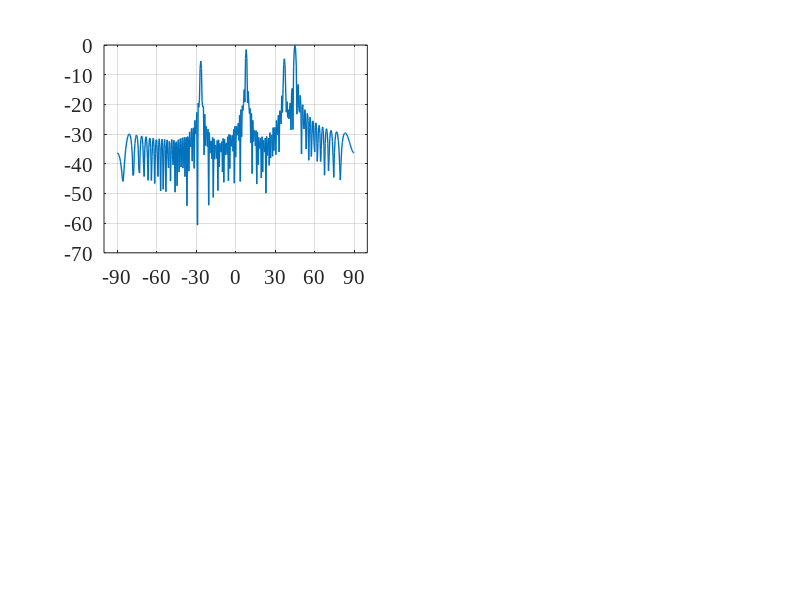

The MATLAB script that drew this image: (Note: this script raises an error after producing the figure.)
close all   % close all windows
clear       % clear workspace
clc         % clear command window
f=300e6;    %carrier frequency (Hz)
n=100;       %number of array elements
l=0.04*3e8/f;    %wave length (m)
sa=361;     %sampling
d=l/2;
p=0:d:d*(n-1);
angle=[-90,90];
angle_m=[-26.5 8 37 45
        -56.5 0 45 51.5
        -45 -4.5 23 39
        -51.5 -16 0 26.5];
Rat=[sqrt(1235.3) sqrt(3006.6) sqrt(1475.2) sqrt(4282.9)
    sqrt(1508.8) sqrt(2879.3) sqrt(935.6) sqrt(4676.3)
    sqrt(1852.5) sqrt(3224.9) sqrt(1110.7) sqrt(3811.8)
    sqrt(2590.2) sqrt(3409.3) sqrt(1042.8 ) sqrt(2957.7)]'; %ratio
s_m=size(angle_m,2);
theta_list = linspace(angle(1, 1), angle(1, 2), 361);
steering_matrixe=exp(-1j*p'*2*pi/l*sin(theta_list*pi/180));
for i=1:4
    m_steering(:,:,i)=exp(-1j*p'*2*pi/l*sin(angle_m(i,:)*pi/180));
    R=[m_steering(:,:,i)] * [m_steering(:,:,i)]'+eye(100);
    RRR=det(R);
    R_inv = pinv(R);
    C=[m_steering(:,:,i)];
    w(:,i)=R_inv*C/(C'*R_inv*C)*Rat(:,i);
end

for it = 1:sa
      a = steering_matrixe(:, it);
      bp1(1, it) = abs(w(:,1)' * a);
      bp2(1, it) = abs(w(:,2)' * a);
      bp3(1, it) = abs(w(:,3)' * a);
      bp4(1, it) = abs(w(:,4)' * a);
end
  % Normalize.
bp1 = 20 * log10(bp1 / max(bp1));
bp2 = 20 * log10(bp2 / max(bp2));
bp3 = 20 * log10(bp3 / max(bp3));
bp4 = 20 * log10(bp4 / max(bp4));

for i = 1:s_m
    gain_m1(1,i) = abs(w(:,1)' * (m_steering(:,i,1)*m_steering(:,i,1)')* w(:,1)) / abs(w(:,1)'*w(:,1));
end

for i = 1:s_m
     gain_m2(1,i) = abs(w(:,2)' * (m_steering(:,i,2)*m_steering(:,i,2)')* w(:,2)) / abs(w(:,2)'*w(:,2));
end

for i = 1:s_m
     gain_m3(1,i) = abs(w(:,3)' * (m_steering(:,i,3)*m_steering(:,i,3)')* w(:,3)) / abs(w(:,3)'*w(:,3));
end

for i = 1:s_m
     gain_m4(1,i) = abs(w(:,4)' * (m_steering(:,i,4)*m_steering(:,i,4)')* w(:,4)) / abs(w(:,4)'*w(:,4));
end
gain=[gain_m1;gain_m2;gain_m3;gain_m4];
disp(gain);

% iamge
figure('position',[150,100,1000,750]) % [x y width height]

subplot(2,2,1);
plot(theta_list,bp1,'LineWidth',1);
grid on;
hold on;
delta = (angle(1, 2) - angle(1, 1)) / 6;
set(gca, 'xlim',[angle(1,1)-10, angle(1, 2)+10],'FontSize',15,'FontName','Times New Roman');
set(gca, 'xtick',angle(1, 1):delta: angle(1, 2),'FontSize',15,'FontName','Times New Roman'); 
% position
    DB11=bp1(angle_m(1,1)/0.5+181);
    DB11=roundn(DB11,-2); 
    plot(angle_m(1,1),DB11,'r*')
    text(angle_m(1,1)-10,DB11+4,[num2str(DB11)],'FontSize',10,'FontName','Times New Roman')

    DB12=bp1(angle_m(1,2)/0.5+181);
    DB12=roundn(DB12,-2); 
    plot(angle_m(1,2),DB12,'r*')
    text(angle_m(1,2)-8,DB12+4,[num2str(DB12)],'FontSize',10,'FontName','Times New Roman')

    DB13=bp1(angle_m(1,3)/0.5+181);
    DB13=roundn(DB13,-2); 
    plot(angle_m(1,3),DB13,'r*')
    text(angle_m(1,3)-12,DB13+4,[num2str(DB13)],'FontSize',10,'FontName','Times New Roman')

    DB14=bp1(angle_m(1,4)/0.5+181);
    DB14=roundn(DB14,-2); 
    plot(angle_m(1,4),DB14,'r*')
    text(angle_m(1,4)-2,DB14+4,[num2str(DB14)],'FontSize',10,'FontName','Times New Roman')

xlabel({'Azimuth Angle (deg)','\fontsize{20}(a)'});
ylabel('Normalized Beam Pattern (dB)');
set(gca, 'YLim', [-60,7],'FontSize',19,'FontName','Times New Roman');


subplot(2,2,2);
plot(theta_list,bp2,'LineWidth',1);
grid on;
hold on;
delta = (angle(1, 2) - angle(1, 1)) / 6;
set(gca, 'xlim',[angle(1,1)-10, angle(1, 2)+10],'FontSize',15,'FontName','Times New Roman');
set(gca, 'xtick',angle(1, 1):delta: angle(1, 2),'FontSize',15,'FontName','Times New Roman');  

    DB21=bp2(angle_m(2,1)/0.5+181);
    DB21=roundn(DB21,-2); 
    plot(angle_m(2,1),DB21,'r*')
    text(angle_m(2,1)-10,DB21+4,[num2str(DB21)],'FontSize',10,'FontName','Times New Roman')

    DB22=bp2(angle_m(2,2)/0.5+181);
    DB22=roundn(DB22,-2); 
    plot(angle_m(2,2),DB22,'r*')
    text(angle_m(2,2)-10,DB22+4,[num2str(DB22)],'FontSize',10,'FontName','Times New Roman')

    DB23=bp2(angle_m(2,3)/0.5+181);
    DB23=roundn(DB23,-2); 
    plot(angle_m(2,3),DB23,'r*')
    text(angle_m(2,3)-14,DB23+4,[num2str(DB23)],'FontSize',10,'FontName','Times New Roman')

    DB24=bp2(angle_m(2,4)/0.5+181);
    DB24=roundn(DB24,-2); 
    plot(angle_m(2,4),DB24,'r*')
    text(angle_m(2,4)-2,DB24+4,[num2str(DB24)],'FontSize',10,'FontName','Times New Roman')

xlabel({'Azimuth Angle (deg)','\fontsize{20}(b)'});
ylabel('Normalized Beam Pattern (dB)');
set(gca, 'YLim', [-60,7],'FontSize',19,'FontName','Times New Roman');


subplot(2,2,3);
plot(theta_list,bp3,'LineWidth',1);
grid on;
hold on;
delta = (angle(1, 2) - angle(1, 1)) / 6;
set(gca, 'xlim',[angle(1,1)-10, angle(1, 2)+10],'FontSize',15,'FontName','Times New Roman');
set(gca, 'xtick',angle(1, 1):delta: angle(1, 2),'FontSize',15,'FontName','Times New Roman');    

    DB31=bp3(angle_m(3,1)/0.5+181);
    DB31=roundn(DB31,-2); 
    plot(angle_m(3,1),DB31,'r*')
    text(angle_m(3,1)-8,DB31+4,[num2str(DB31)],'FontSize',10,'FontName','Times New Roman')

    DB32=bp3(angle_m(3,2)/0.5+181);
    DB32=roundn(DB32,-2); 
    plot(angle_m(3,2),DB32,'r*')
    text(angle_m(3,2)-8,DB32+4,[num2str(DB32)],'FontSize',10,'FontName','Times New Roman')

    DB33=bp3(angle_m(3,3)/0.5+181);
    DB33=roundn(DB33,-2); 
    plot(angle_m(3,3),DB33,'r*')
    text(angle_m(3,3)-10,DB33+4,[num2str(DB33)],'FontSize',10,'FontName','Times New Roman')

    DB34=bp3(angle_m(3,4)/0.5+181);
    DB34=roundn(DB34,-2); 
    plot(angle_m(3,4),DB34,'r*')
    text(angle_m(3,4)-3,DB34+4,[num2str(DB34)],'FontSize',10,'FontName','Times New Roman')

xlabel({'Azimuth Angle (deg)','\fontsize{20}(c)'});
ylabel('Normalized Beam Pattern (dB)');
set(gca, 'YLim', [-60,7],'FontSize',19,'FontName','Times New Roman');


subplot(2,2,4);
plot(theta_list,bp4,'LineWidth',1);
grid on;
hold on;
delta = (angle(1, 2) - angle(1, 1)) / 6;
set(gca, 'xlim',[angle(1,1)-10, angle(1, 2)+10],'FontSize',15,'FontName','Times New Roman');
set(gca, 'xtick',angle(1, 1):delta: angle(1, 2),'FontSize',15,'FontName','Times New Roman');   

    DB41=bp4(angle_m(4,1)/0.5+181);
    DB41=roundn(DB41,-2); 
    plot(angle_m(4,1),DB41,'r*')
    text(angle_m(4,1)-8,DB41+4,[num2str(DB41)],'FontSize',10,'FontName','Times New Roman')

    DB42=bp4(angle_m(4,2)/0.5+181);
    DB42=roundn(DB42,-2); 
    plot(angle_m(4,2),DB42,'r*')
    text(angle_m(4,2)-2,DB42+4,[num2str(DB42)],'FontSize',10,'FontName','Times New Roman')

    DB43=bp4(angle_m(4,3)/0.5+181);
    DB43=roundn(DB43,-2); 
    plot(angle_m(4,3),DB43,'r*')
    text(angle_m(4,3)-8,DB43+4,[num2str(DB43)],'FontSize',10,'FontName','Times New Roman')

    DB44=bp4(angle_m(4,4)/0.5+181);
    DB44=roundn(DB44,-2); 
    plot(angle_m(4,4),DB44,'r*')
    text(angle_m(4,4)-8,DB44+4,[num2str(DB44)],'FontSize',10,'FontName','Times New Roman')

xlabel({'Azimuth Angle (deg)','\fontsize{20}(d)'});
ylabel('Normalized Beam Pattern (dB)');
set(gca, 'YLim', [-60,7],'FontSize',19,'FontName','Times New Roman');
